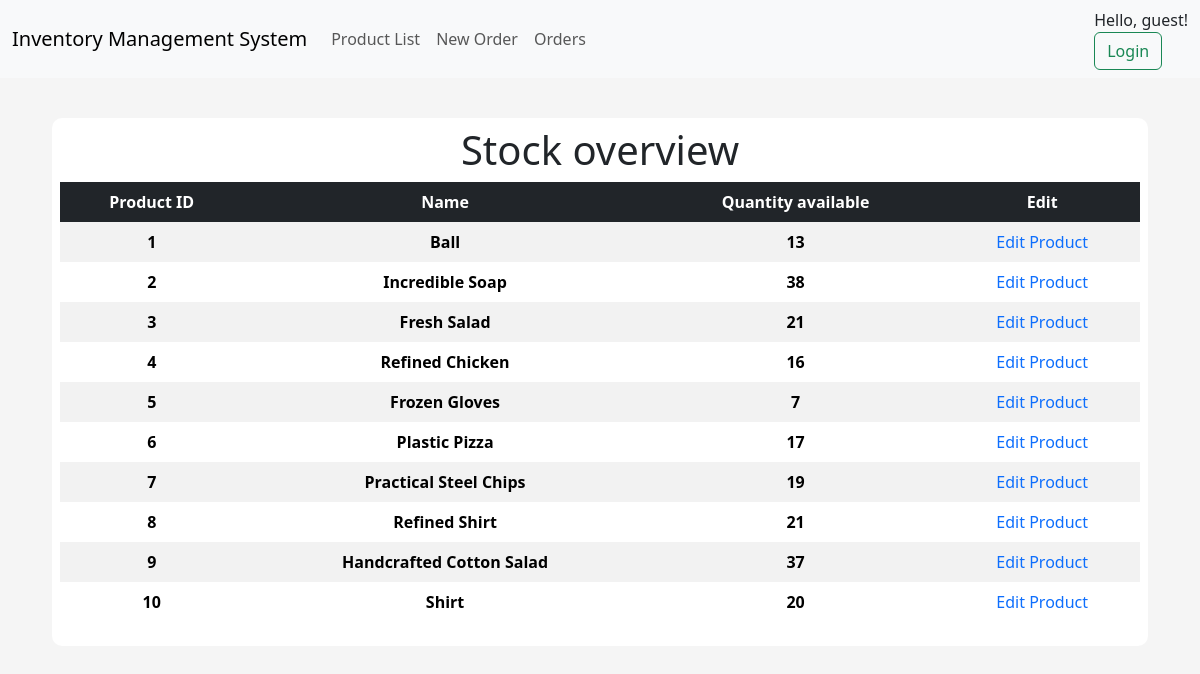
Page /products on the committed database.
### app/models/tables.py (models this page shows, shortened)
class Product(db.Model):
    __tablename__ = "product"
    id = db.Column(db.Integer, primary_key=True)
    name = db.Column(db.String(50), nullable=False, unique=True)
    price = db.Column(db.Float, nullable=False)
    quantity_available = db.Column(db.Integer)

### app/controllers/default.py (the view)
@app.route("/products", methods=["GET", "POST"])
def products():
    products = Product.query.order_by(Product.id).all()
    if current_user.is_authenticated:
        user_id = session.get("user_id")
        user = User.query.get(user_id)
        return render_template("products_list.html", products=products, user=user)
    else:
        return render_template("products_list.html", products=products, user=None)

### app/templates/products_list.html
{% extends "index.html" %}
{% block body %}
<div class="content-section">
    <div class="title">
        <h1>Stock overview</h1>
    </div>
    <table class="table table-striped table-borderless table-hover text-center">
        <thead class="table-dark table-sm">
            <tr>
                <th scope="col">Product ID</th>
                <th scope="col">Name</th>
                <th scope="col">Quantity available</th>
                <th scope="col">Edit</th>
            </tr>
        </thead>
        <tbody>
            {% for product in products %}
            <tr>
                <th scope="row">{{ product.id }}</th>
                <th scope="row">{{ product.name }}</th>
                <th scope="row">{{ product.quantity_available }}</th>
                <td><a style="text-decoration: none;" href="{{ url_for('product', id=product.id)}}"> Edit Product </a></td>
            </tr>
            {% endfor %}
        </tbody>
    </table>
</div>
{% endblock body %}

### app/templates/index.html (shortened to what this page needs)
<!DOCTYPE html>
<html lang="en">
<head>
    <link href="https://cdn.jsdelivr.net/npm/bootstrap@5.3.2/dist/css/bootstrap.min.css" rel="stylesheet">
    <link rel="stylesheet" href="{{ url_for('static', filename='css/main.css') }}">
    <link href="//netdna.bootstrapcdn.com/font-awesome/3.2.1/css/font-awesome.css" rel="stylesheet">
</head>
<body>
    {% include "navbar.html" %}
      <div class="container-fluid main-container">
        {% block body %}{% endblock body %}
      </div>
</body>
</html>

### app/templates/navbar.html (shortened to what this page needs)
<nav class="navbar navbar-expand-lg bg-body-tertiary">
    <div class="container-fluid">
      <a class="navbar-brand" href="{{ url_for('index') }}">Inventory Management System</a>
      <div class="collapse navbar-collapse" id="navbarSupportedContent">
        <ul class="navbar-nav me-auto mb-2 mb-lg-0">
          <li class="nav-item">
            <a class="nav-link" href="{{ url_for('products') }}">Product List</a>
          </li>
          <li class="nav-item">
            <a class="nav-link" href="{{ url_for('create_order') }}">New Order</a>
          </li>
          <li class="nav-item">
            <a class="nav-link" href="{{ url_for('orders') }}">Orders</a>
          </li>
        </ul>
          <a href="#" class="nav-link">
            {% if 'username' in session %}
            <div class="d-flex">
              Hello, {{ session.username }}!
            </div>
            <form class="d-flex" action="{{ url_for('logout') }}">
              <button type="submit" class="btn btn-outline-danger">Logout</button>
            </form>
            {% else %}
            <div class="d-flex">
              Hello, guest!
            </div>
            <form class="d-flex" action="{{ url_for('index') }}">
              <button type="submit" class="btn btn-outline-success">Login</button>
            </form>
            {% endif %}
          </a>
      </div>
    </div>
  </nav>

### app/static/css/main.css (style rules this page uses)
body { background-color: rgb(245, 245, 245); }
.content-section { background: #fff; margin: 40px; padding: 0.5rem 0.5rem; border-radius: 10px; }
.title h1 { text-align: center; align-items: center; }

### rows in the picture
Product: id "1", name "Ball", quantity_available "13"
Product: id "2", name "Incredible Soap", quantity_available "38"
Product: id "3", name "Fresh Salad", quantity_available "21"
Product: id "4", name "Refined Chicken", quantity_available "16"
Product: id "5", name "Frozen Gloves", quantity_available "7"
Product: id "6", name "Plastic Pizza", quantity_available "17"
Product: id "7", name "Practical Steel Chips", quantity_available "19"
Product: id "8", name "Refined Shirt", quantity_available "21"
Product: id "9", name "Handcrafted Cotton Salad", quantity_available "37"
Product: id "10", name "Shirt", quantity_available "20"
